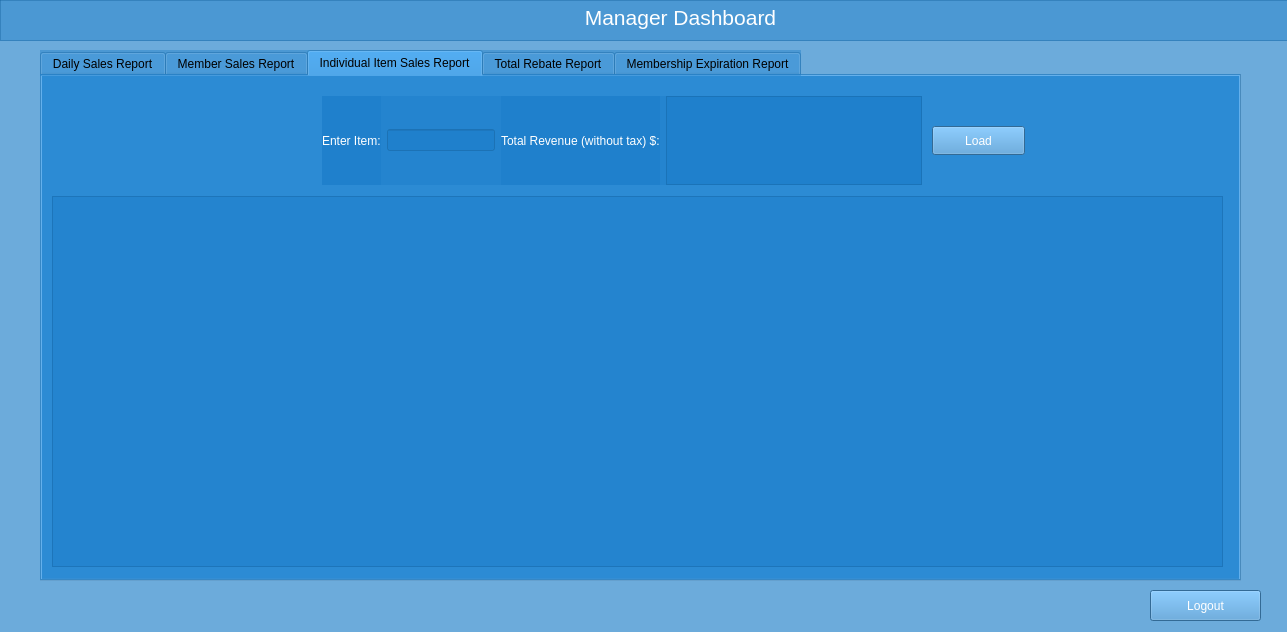
<?xml version="1.0" encoding="UTF-8"?>
<ui version="4.0">
 <class>ManagerWindow</class>
 <widget class="QWidget" name="ManagerWindow">
  <property name="geometry">
   <rect>
    <x>0</x>
    <y>0</y>
    <width>1287</width>
    <height>632</height>
   </rect>
  </property>
  <property name="windowTitle">
   <string>Form</string>
  </property>
  <property name="styleSheet">
   <string notr="true">background-color: rgba(23, 122, 198, 100);</string>
  </property>
  <widget class="QTextBrowser" name="textBrowser">
   <property name="geometry">
    <rect>
     <x>0</x>
     <y>0</y>
     <width>1361</width>
     <height>41</height>
    </rect>
   </property>
   <property name="sizePolicy">
    <sizepolicy hsizetype="Maximum" vsizetype="Preferred">
     <horstretch>0</horstretch>
     <verstretch>0</verstretch>
    </sizepolicy>
   </property>
   <property name="styleSheet">
    <string notr="true">color: white</string>
   </property>
   <property name="html">
    <string>&lt;!DOCTYPE HTML PUBLIC &quot;-//W3C//DTD HTML 4.0//EN&quot; &quot;http://www.w3.org/TR/REC-html40/strict.dtd&quot;&gt;
&lt;html&gt;&lt;head&gt;&lt;meta name=&quot;qrichtext&quot; content=&quot;1&quot; /&gt;&lt;meta charset=&quot;utf-8&quot; /&gt;&lt;style type=&quot;text/css&quot;&gt;
p, li { white-space: pre-wrap; }
hr { height: 1px; border-width: 0; }
&lt;/style&gt;&lt;/head&gt;&lt;body style=&quot; font-family:'Segoe UI'; font-size:9pt; font-weight:400; font-style:normal;&quot;&gt;
&lt;p align=&quot;center&quot; style=&quot; margin-top:0px; margin-bottom:0px; margin-left:0px; margin-right:0px; -qt-block-indent:0; text-indent:0px;&quot;&gt;&lt;span style=&quot; font-size:16pt;&quot;&gt;Manager Dashboard&lt;/span&gt;&lt;/p&gt;&lt;/body&gt;&lt;/html&gt;</string>
   </property>
  </widget>
  <widget class="QPushButton" name="logout">
   <property name="geometry">
    <rect>
     <x>1150</x>
     <y>590</y>
     <width>111</width>
     <height>31</height>
    </rect>
   </property>
   <property name="styleSheet">
    <string notr="true">color: white;
background-color: rgb(72, 149, 208);</string>
   </property>
   <property name="text">
    <string>Logout</string>
   </property>
  </widget>
  <widget class="QTabWidget" name="tabWidget">
   <property name="geometry">
    <rect>
     <x>40</x>
     <y>50</y>
     <width>1201</width>
     <height>531</height>
    </rect>
   </property>
   <property name="currentIndex">
    <number>2</number>
   </property>
   <widget class="QWidget" name="tab">
    <attribute name="title">
     <string>Daily Sales Report</string>
    </attribute>
    <widget class="QTableView" name="tableView">
     <property name="geometry">
      <rect>
       <x>10</x>
       <y>10</y>
       <width>921</width>
       <height>481</height>
      </rect>
     </property>
     <property name="styleSheet">
      <string notr="true"/>
     </property>
    </widget>
    <widget class="QPushButton" name="pushButton">
     <property name="geometry">
      <rect>
       <x>1010</x>
       <y>450</y>
       <width>93</width>
       <height>29</height>
      </rect>
     </property>
     <property name="styleSheet">
      <string notr="true">color: white;
background-color: rgb(72, 149, 208);</string>
     </property>
     <property name="text">
      <string>Load</string>
     </property>
    </widget>
    <widget class="QWidget" name="layoutWidget">
     <property name="geometry">
      <rect>
       <x>950</x>
       <y>20</y>
       <width>221</width>
       <height>418</height>
      </rect>
     </property>
     <layout class="QVBoxLayout" name="verticalLayout">
      <item>
       <widget class="QLabel" name="label_4">
        <property name="styleSheet">
         <string notr="true">color:white;</string>
        </property>
        <property name="text">
         <string>Enter Date:</string>
        </property>
       </widget>
      </item>
      <item>
       <widget class="QLineEdit" name="lineEdit">
        <property name="styleSheet">
         <string notr="true">color: white;</string>
        </property>
       </widget>
      </item>
      <item>
       <widget class="QLabel" name="label">
        <property name="styleSheet">
         <string notr="true">color:white;</string>
        </property>
        <property name="text">
         <string>Total Revenue (inlcuding tax) $:</string>
        </property>
       </widget>
      </item>
      <item>
       <widget class="QTextBrowser" name="textBrowser_2">
        <property name="styleSheet">
         <string notr="true">color: white;</string>
        </property>
       </widget>
      </item>
      <item>
       <widget class="QLabel" name="label_2">
        <property name="styleSheet">
         <string notr="true">color:white;</string>
        </property>
        <property name="text">
         <string>Number of Executive Shoppers:</string>
        </property>
       </widget>
      </item>
      <item>
       <widget class="QTextBrowser" name="textBrowser_3">
        <property name="styleSheet">
         <string notr="true">color: white;</string>
        </property>
       </widget>
      </item>
      <item>
       <widget class="QLabel" name="label_3">
        <property name="styleSheet">
         <string notr="true">color: white;</string>
        </property>
        <property name="text">
         <string>Number of Regular Shoppers:</string>
        </property>
       </widget>
      </item>
      <item>
       <widget class="QTextBrowser" name="textBrowser_4">
        <property name="styleSheet">
         <string notr="true">color: white;</string>
        </property>
       </widget>
      </item>
     </layout>
    </widget>
   </widget>
   <widget class="QWidget" name="tab_2">
    <attribute name="title">
     <string>Member Sales Report</string>
    </attribute>
    <widget class="QPushButton" name="pushButton_8">
     <property name="geometry">
      <rect>
       <x>890</x>
       <y>50</y>
       <width>93</width>
       <height>29</height>
      </rect>
     </property>
     <property name="styleSheet">
      <string notr="true">color: white;
background-color: rgb(72, 149, 208);</string>
     </property>
     <property name="text">
      <string>Load</string>
     </property>
    </widget>
    <widget class="QWidget" name="layoutWidget_5">
     <property name="geometry">
      <rect>
       <x>280</x>
       <y>20</y>
       <width>600</width>
       <height>89</height>
      </rect>
     </property>
     <layout class="QHBoxLayout" name="horizontalLayout_4">
      <item>
       <widget class="QLabel" name="label_14">
        <property name="styleSheet">
         <string notr="true">color:white;</string>
        </property>
        <property name="text">
         <string>Enter Member ID:</string>
        </property>
       </widget>
      </item>
      <item>
       <widget class="QLineEdit" name="lineEdit_2">
        <property name="styleSheet">
         <string notr="true">color: white;</string>
        </property>
       </widget>
      </item>
      <item>
       <widget class="QLabel" name="label_15">
        <property name="styleSheet">
         <string notr="true">color:white;</string>
        </property>
        <property name="text">
         <string>Grand Total (including tax) $:</string>
        </property>
       </widget>
      </item>
      <item>
       <widget class="QTextBrowser" name="textBrowser_5">
        <property name="styleSheet">
         <string notr="true">color: white;</string>
        </property>
       </widget>
      </item>
     </layout>
    </widget>
    <widget class="QTableView" name="tableView_10">
     <property name="geometry">
      <rect>
       <x>10</x>
       <y>120</y>
       <width>1171</width>
       <height>371</height>
      </rect>
     </property>
     <property name="styleSheet">
      <string notr="true"/>
     </property>
    </widget>
   </widget>
   <widget class="QWidget" name="tab_3">
    <attribute name="title">
     <string>Individual Item Sales Report</string>
    </attribute>
    <widget class="QTableView" name="tableView_3">
     <property name="geometry">
      <rect>
       <x>10</x>
       <y>120</y>
       <width>1171</width>
       <height>371</height>
      </rect>
     </property>
     <property name="styleSheet">
      <string notr="true"/>
     </property>
    </widget>
    <widget class="QWidget" name="layoutWidget">
     <property name="geometry">
      <rect>
       <x>280</x>
       <y>20</y>
       <width>600</width>
       <height>89</height>
      </rect>
     </property>
     <layout class="QHBoxLayout" name="horizontalLayout">
      <item>
       <widget class="QLabel" name="label_5">
        <property name="styleSheet">
         <string notr="true">color:white;</string>
        </property>
        <property name="text">
         <string>Enter Item:</string>
        </property>
       </widget>
      </item>
      <item>
       <widget class="QLineEdit" name="lineEdit_3">
        <property name="styleSheet">
         <string notr="true">color: white;</string>
        </property>
       </widget>
      </item>
      <item>
       <widget class="QLabel" name="label_8">
        <property name="styleSheet">
         <string notr="true">color:white;</string>
        </property>
        <property name="text">
         <string>Total Revenue (without tax) $:</string>
        </property>
       </widget>
      </item>
      <item>
       <widget class="QTextBrowser" name="textBrowser_6">
        <property name="styleSheet">
         <string notr="true">color: white;</string>
        </property>
       </widget>
      </item>
     </layout>
    </widget>
    <widget class="QPushButton" name="pushButton_2">
     <property name="geometry">
      <rect>
       <x>890</x>
       <y>50</y>
       <width>93</width>
       <height>29</height>
      </rect>
     </property>
     <property name="styleSheet">
      <string notr="true">color: white;
background-color: rgb(72, 149, 208);</string>
     </property>
     <property name="text">
      <string>Load</string>
     </property>
    </widget>
   </widget>
   <widget class="QWidget" name="tab_4">
    <attribute name="title">
     <string>Total Rebate Report</string>
    </attribute>
    <widget class="QTableView" name="tableView_4">
     <property name="geometry">
      <rect>
       <x>10</x>
       <y>80</y>
       <width>1171</width>
       <height>411</height>
      </rect>
     </property>
     <property name="styleSheet">
      <string notr="true"/>
     </property>
    </widget>
    <widget class="QPushButton" name="pushButton_3">
     <property name="geometry">
      <rect>
       <x>550</x>
       <y>30</y>
       <width>93</width>
       <height>29</height>
      </rect>
     </property>
     <property name="styleSheet">
      <string notr="true">color: white;
background-color: rgb(72, 149, 208);</string>
     </property>
     <property name="text">
      <string>Load</string>
     </property>
    </widget>
   </widget>
   <widget class="QWidget" name="tab_5">
    <attribute name="title">
     <string>Membership Expiration Report</string>
    </attribute>
    <widget class="QTableView" name="tableView_9">
     <property name="geometry">
      <rect>
       <x>10</x>
       <y>80</y>
       <width>1171</width>
       <height>411</height>
      </rect>
     </property>
     <property name="styleSheet">
      <string notr="true"/>
     </property>
    </widget>
    <widget class="QWidget" name="layoutWidget_4">
     <property name="geometry">
      <rect>
       <x>350</x>
       <y>20</y>
       <width>301</width>
       <height>51</height>
      </rect>
     </property>
     <layout class="QHBoxLayout" name="horizontalLayout_3">
      <item>
       <widget class="QLabel" name="label_13">
        <property name="styleSheet">
         <string notr="true">color:white;</string>
        </property>
        <property name="text">
         <string>Enter Month:</string>
        </property>
       </widget>
      </item>
      <item>
       <widget class="QLineEdit" name="lineEdit_4">
        <property name="styleSheet">
         <string notr="true">color: white;</string>
        </property>
       </widget>
      </item>
     </layout>
    </widget>
    <widget class="QPushButton" name="pushButton_7">
     <property name="geometry">
      <rect>
       <x>680</x>
       <y>30</y>
       <width>93</width>
       <height>29</height>
      </rect>
     </property>
     <property name="styleSheet">
      <string notr="true">color: white;
background-color: rgb(72, 149, 208);</string>
     </property>
     <property name="text">
      <string>Load</string>
     </property>
    </widget>
   </widget>
  </widget>
 </widget>
 <resources/>
 <connections/>
</ui>
